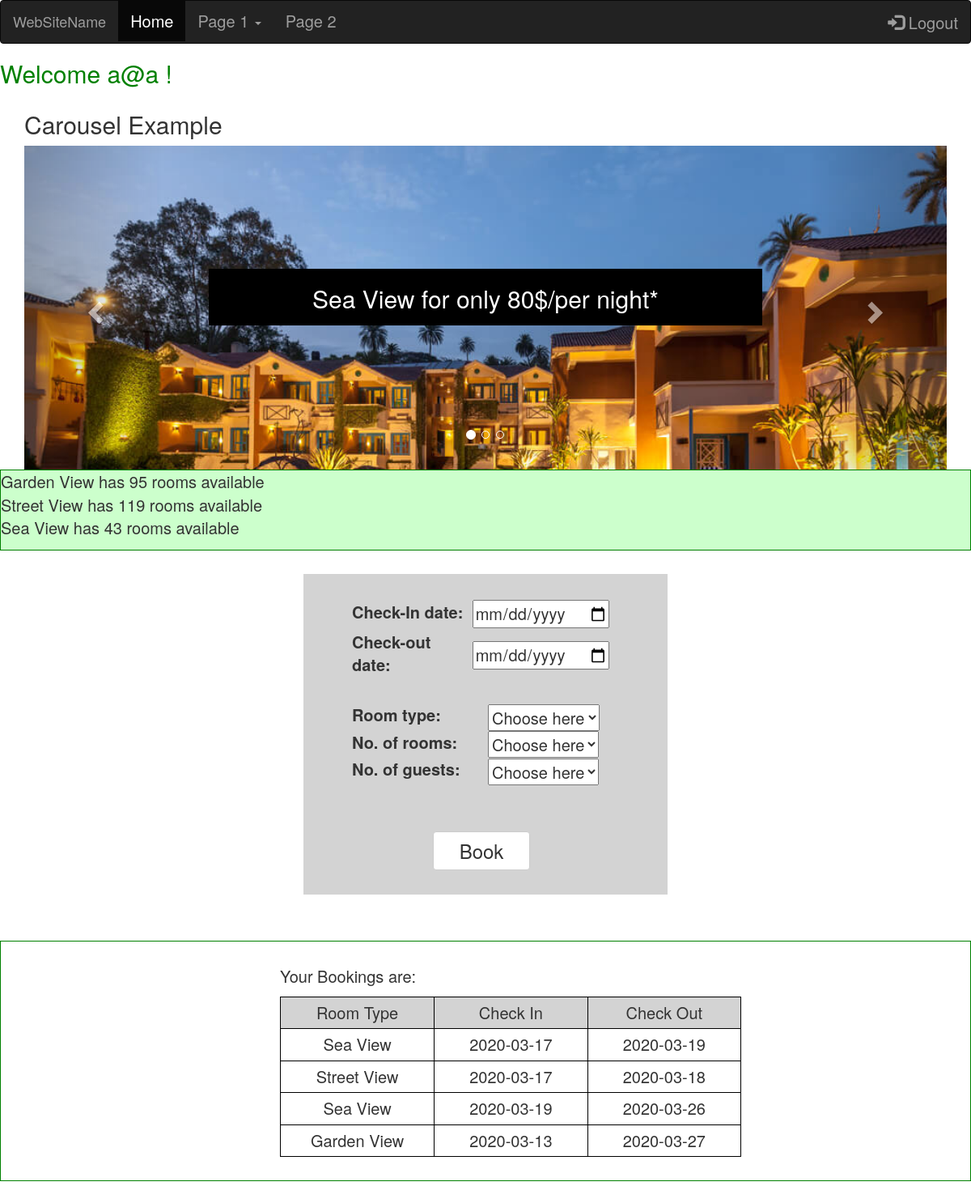
/home.php (signed in), run on the app's committed database.
### tables this page shows
CREATE TABLE `rooms` (
  `id` int(15) NOT NULL,
  `room_type` varchar(20) DEFAULT NULL,
  `noBeds` int(10) DEFAULT NULL,
  `price` int(10) DEFAULT NULL,
  `totalRooms` int(10) DEFAULT NULL,
  `booked` int(10) DEFAULT NULL
);

CREATE TABLE `booking` (
  `id` int(11) NOT NULL,
  `email` varchar(50) DEFAULT NULL,
  `roomType` varchar(50) DEFAULT NULL,
  `noRooms` int(10) DEFAULT NULL,
  `noGuests` int(11) NOT NULL,
  `checkin` date NOT NULL,
  `checkout` date NOT NULL
);

### classes/accounts.class.php (the view, shortened to what this page needs)
<?php
class Accounts {
   function __construct($r){
     $this->_r = $r;
   }
   public function roomcheck () {
     $sa = "SELECT * FROM rooms";
     $sqli = $this->_r->prepare($sa);
       $sqli->execute();
       while($row = $sqli->fetch()) {
            echo $row['room_type']." has ".$row['totalRooms']." rooms available"."<br>";
    }
  }
  public function manage(){
    $mail = $_SESSION['email'];
    $s="SELECT * FROM booking WHERE email = ?";
    $sql = $this->_r->prepare($s);
    $sql->execute(array($mail));
    echo "<table>";
    echo "<tr><td class='man_dat' style='background-color:lightgrey;'>Room Type</td><td class='man_dat' style='background-color:lightgrey;'>Check In</td><td class='man_dat' style='background-color:lightgrey;'>Check Out</td> </tr>";
    while ($row = $sql->fetch()){
      echo "<tr>"."<td class='man_dat'>".$row['roomType']."</td>"."<td class='man_dat'>".$row['checkin']."</td>"."<td class='man_dat'>" .$row['checkout']."</td>"."</tr>";
    }
    echo "</table>";
  }
}

### home.php (style rules this page uses)
body { height: 1500px; font-size: 2em; }
.man_dat { width: 200px; padding:5px; border: 1px solid black; text-align: center; }

### data on the page
rooms: room_type "Garden View", totalRooms "95"
rooms: room_type "Street View", totalRooms "119"
rooms: room_type "Sea View", totalRooms "43"
booking: roomType "Sea View", checkin "2020-03-17", checkout "2020-03-19"
booking: roomType "Street View", checkin "2020-03-17", checkout "2020-03-18"
booking: roomType "Sea View", checkin "2020-03-19", checkout "2020-03-26"
booking: roomType "Garden View", checkin "2020-03-13", checkout "2020-03-27"

### other printed values
$_SESSION['email'] "a@a"
